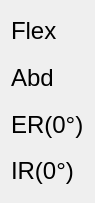
       <widget class="QWidget" name="layoutWidget_17">
        <property name="geometry">
         <rect>
          <x>10</x>
          <y>60</y>
          <width>81</width>
          <height>203</height>
         </rect>
        </property>
        <layout class="QVBoxLayout" name="verticalLayout_8">
         <item>
          <widget class="QLabel" name="label_33">
           <property name="text">
            <string>&lt;html&gt;&lt;head/&gt;&lt;body&gt;&lt;p&gt;&lt;span style=&quot; font-size:18pt;&quot;&gt;Flex&lt;/span&gt;&lt;/p&gt;&lt;/body&gt;&lt;/html&gt;</string>
           </property>
          </widget>
         </item>
         <item>
          <widget class="QLabel" name="label_34">
           <property name="text">
            <string>&lt;html&gt;&lt;head/&gt;&lt;body&gt;&lt;p&gt;&lt;span style=&quot; font-size:18pt;&quot;&gt;Abd&lt;/span&gt;&lt;/p&gt;&lt;/body&gt;&lt;/html&gt;</string>
           </property>
          </widget>
         </item>
         <item>
          <widget class="QLabel" name="label_35">
           <property name="text">
            <string>&lt;html&gt;&lt;head/&gt;&lt;body&gt;&lt;p&gt;&lt;span style=&quot; font-size:18pt;&quot;&gt;ER(0°)&lt;/span&gt;&lt;/p&gt;&lt;/body&gt;&lt;/html&gt;</string>
           </property>
          </widget>
         </item>
         <item>
          <widget class="QLabel" name="label_36">
           <property name="text">
            <string>&lt;html&gt;&lt;head/&gt;&lt;body&gt;&lt;p&gt;&lt;span style=&quot; font-size:18pt;&quot;&gt;IR(0°)&lt;/span&gt;&lt;/p&gt;&lt;/body&gt;&lt;/html&gt;</string>
           </property>
          </widget>
         </item>
        </layout>
       </widget>
